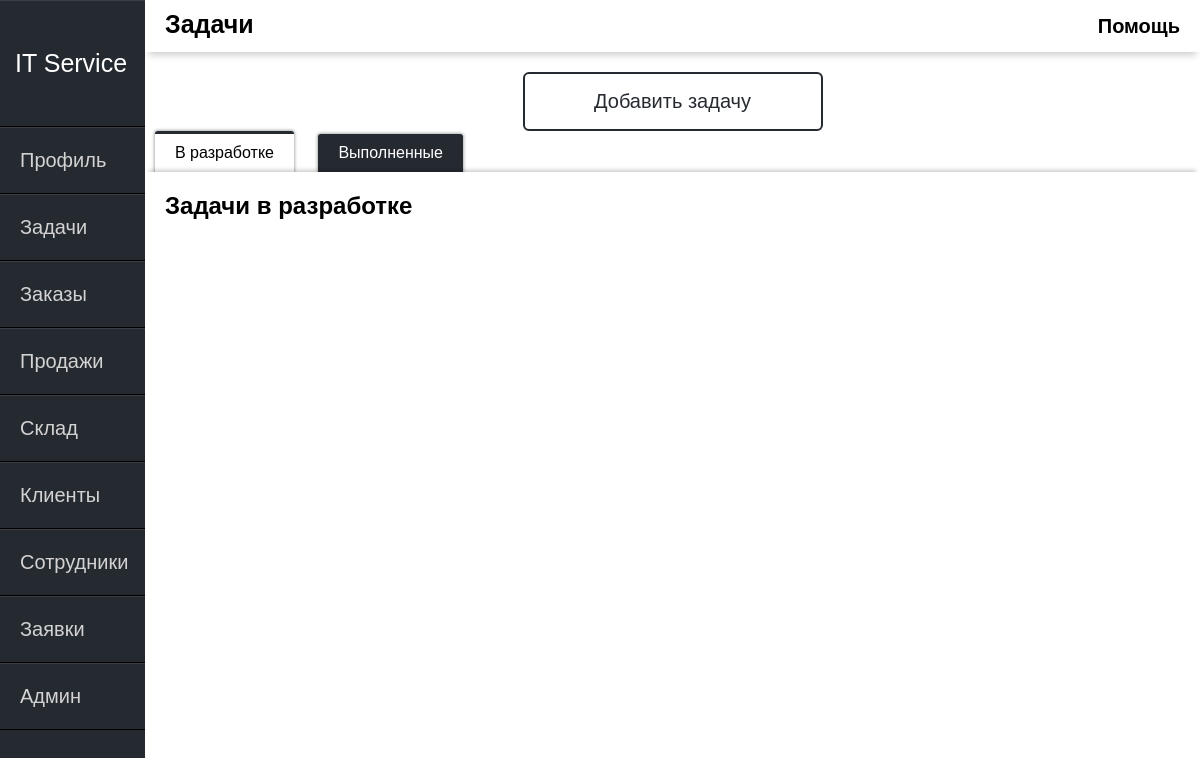
Before: /tasks/ (signed in) with the older database file.
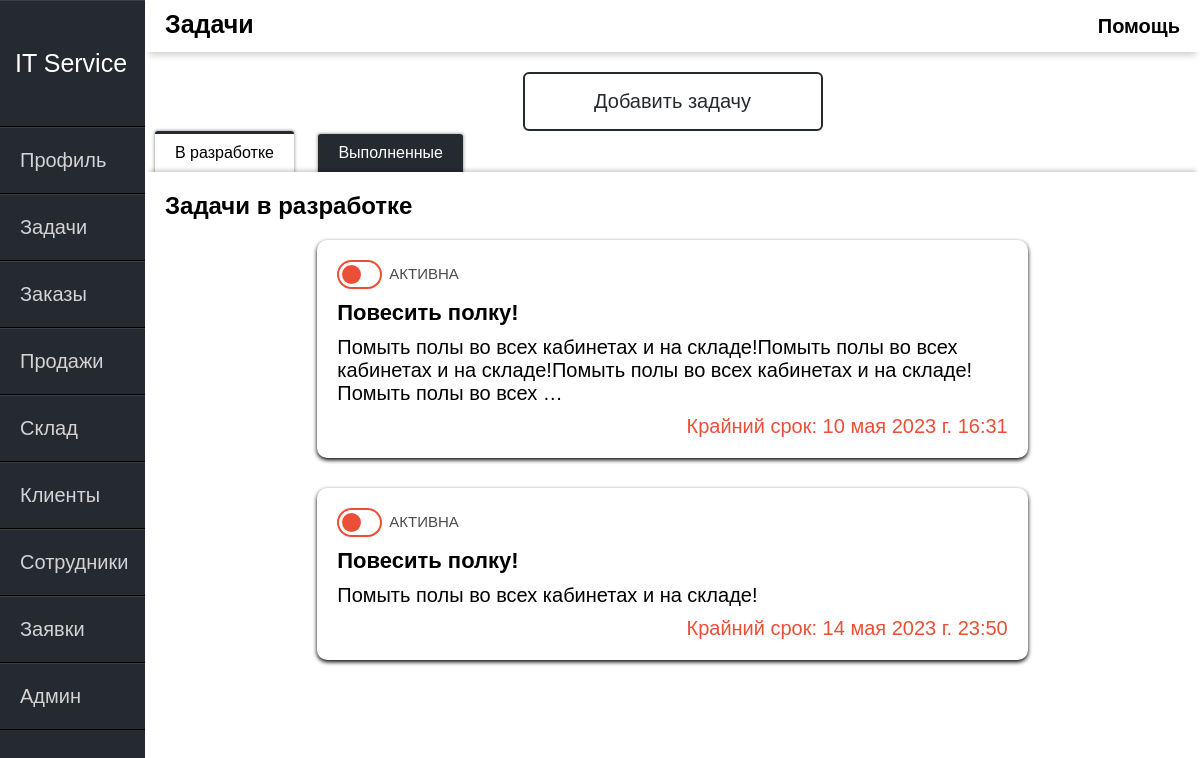
After: the same page with the newer database file.
### itservice/models.py (models this page shows, shortened)
class tasks(models.Model):
    task_name = models.CharField(max_length=50, verbose_name="Название задачи")
    task_description = models.CharField(max_length=1000, verbose_name="Описание задачи")
    task_time = models.DateTimeField(default=datetime.now, verbose_name="Крайний срок")
    task_active = models.BooleanField(default=True, verbose_name="Активна")
    class Meta:
        verbose_name = "Задачи"
        verbose_name_plural = "Задачи"

### itservice/views.py (the view)
# urls.py: path('tasks/', views.Tasks, name="tasks"),
def Tasks(request):
    if request.method == 'POST':
        form = AddTaskFrom(request.POST)
        if form.is_valid():
            form.save()
            return redirect('tasks')
    else:
        form = AddTaskFrom()
    task = tasks.objects.all()
    return render(request, 'itservice/tasks.html', {'task': task, 'form': form})

### itservice/templates/itservice/tasks.html (shortened to what this page needs)
{% extends 'itservice/main.html' %}
{% block content %}
<div class="header-name">
    Задачи
</div>
 <div class="help">
    <span class="tooltip" data-title="Это окно активных задач коллектива.
Назначайте задачи членам вашей команды или себе, чтобы все сделать вовремя.">Помощь</span>
 </div>
{% endblock %}
{% block content1 %}
<div class="main-window">
    {% if user.user_role == 'Администратор' or user.user_role == 'Менеджер' %}
  <button class="btn" id="open">Добавить задачу</button>
  {% else %}
  <div class="order_"></div>
  {%endif%}
    <div class="warpper">
        <div class="tabs">
            <label class="tab" id="one-tab" for="one">В разработке</label>
            <label class="tab" id="two-tab" for="two">Выполненные</label>
        </div>
        <div class="panels">
            <div class="panel" id="one-panel">
                <div class="panel-title">Задачи в разработке</div>
                {% for p in task%}
                 {% if p.task_active == 1 %}
                <div class="tasks">
                    <div>
                        <label class="toggler-wrapper ">
                            <div class="toggler-slider">
                                <div class="toggler-knob"></div>
                            </div>
                        </label>
                    </div>
                    <li class="task-inf">
                        <h1>{{p.task_name}}</h1>
                        <p class="desc">{{p.task_description|linebreaks|truncatewords:25}}</p>
                        <p class="time">Крайний срок: {{p.task_time}}</p>
                    </li>
                </div>
                {% endif %}
                {% endfor %}
            </div>
        </div>
    </div>
</div>
{% endblock %}

Changed rows visible on the page:
now on this page (row edited): tasks: task_name "Повесить полку!", task_description "Помыть полы во всех кабинетах и на складе!Помыть полы во всех кабинетах и на складе!Помыть полы во всех кабинетах и на складе!Помыть полы во всех …", task_time "10 мая 2023 г. 16:31"
now on this page (row edited): tasks: task_name "Повесить полку!", task_description "Помыть полы во всех кабинетах и на складе!", task_time "14 мая 2023 г. 23:50"
